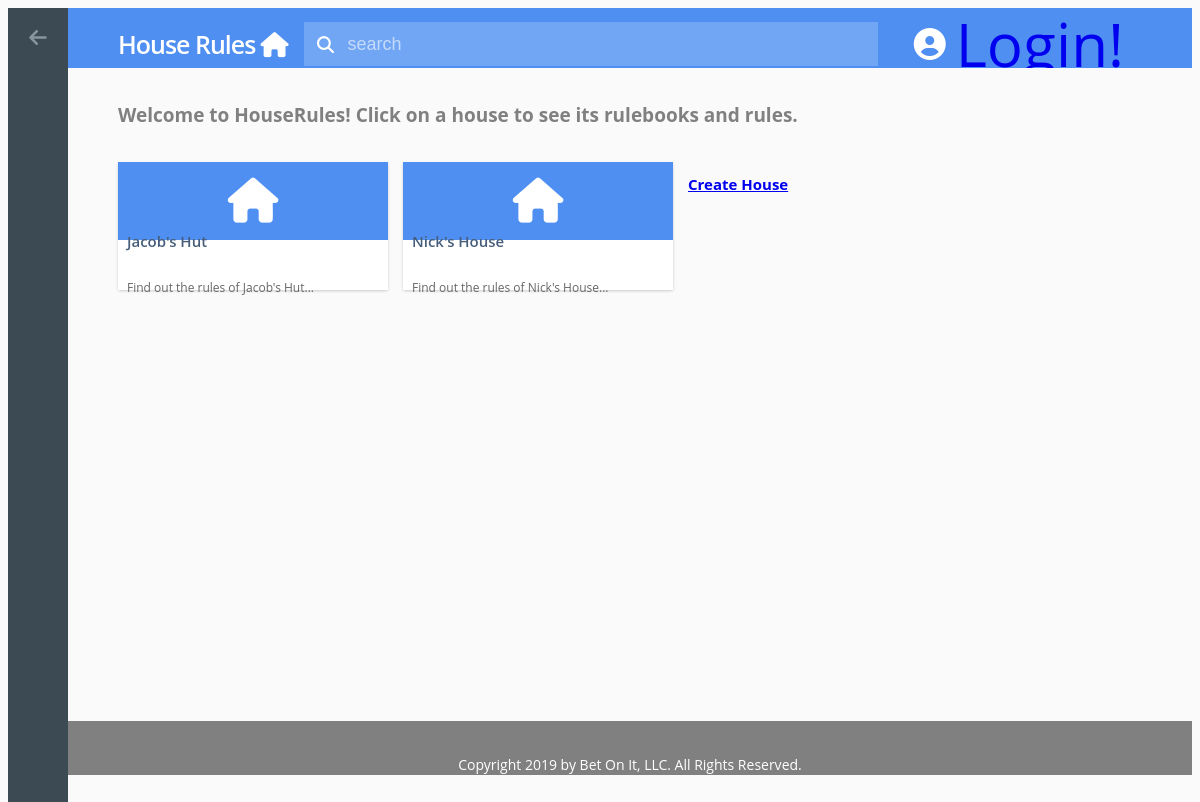
The app's page /, older data.
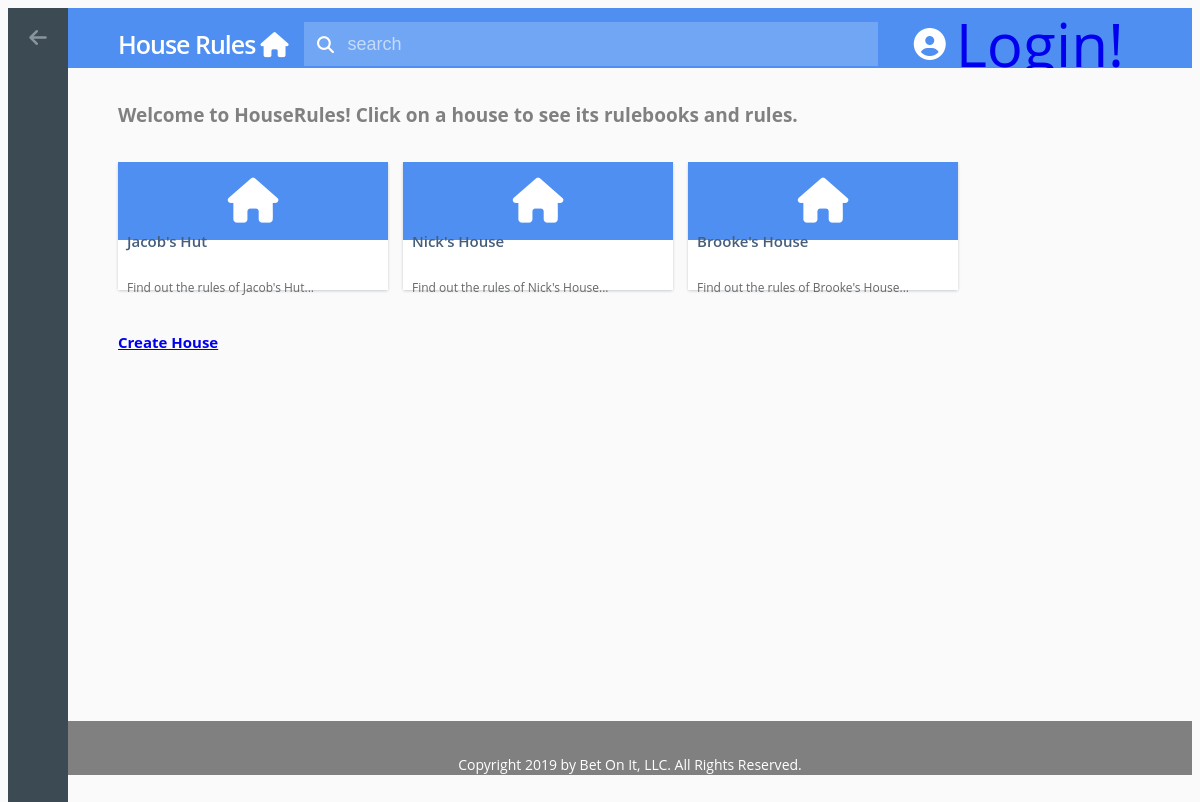
The same page, newer data.
### hr/models.py (models this page shows)
class House(models.Model):
	house_name = models.CharField(max_length=50)
	creator = models.ForeignKey(settings.AUTH_USER_MODEL, on_delete=models.CASCADE)
	def __str__(self):
		return self.house_name

### hr/views.py (the view)
# urls.py: path('', views.index),
def index(request):
	template = loader.get_template('hr/index.html')
	house_list = House.objects.all()
	context = {
		'house_list' : house_list,
	}
	return HttpResponse(template.render(context, request))

### hr/templates/hr/index.html
{% extends 'hr/base.html' %}
{%block content%}
<body>
	<div class="rules-items-controls">
		<h2>Welcome to HouseRules! Click on a house to see its rulebooks and rules.</h2>
	</div>
	<div class="rules-items-container">
		{% for house in house_list %}
		<a href = "/house/{{ house.id }}/" style="text-decoration:none">
			<div class="rules-item password-item" tabindex="0">
				<div class="rules-item-thumbnail">
					<i class="fas fa-home" aria-hidden="true"></i>
				</div>
				<div class="rules-item-info">
					<h3 class="rules-item-name">{{ house.house_name }}</h3>
					<h4 class="rules-item-summary">Find out the rules of {{ house }}...</h4>
				</div>
			</div>
		</a>
		{% endfor %}
		<a href="/house/new">
			<h2>Create House</h2>
		</a>
	</div>
</body>
{%endblock%}

### hr/templates/hr/base.html (shortened to what this page needs)
{% load static %}
<!DOCTYPE html>
<head>
	{% block css_js %}
		<link rel="stylesheet" href="https://cdnjs.cloudflare.com/ajax/libs/meyer-reset/2.0/reset.min.css">
		<link rel = "stylesheet" type = "text/css" href = "{% static 'hr/house/style.css' %}"/>
	{% endblock %}
</head>
<body>
<main class="main-content">
	<div class="masthead">
		<div class="logo">
			<h1>House Rules<i class="fas fa-home logo-icon" aria-hidden="true"></i></h1>
		</div>
		<div class="rules-search">
			<form>
				<input type="search" class="search-input" placeholder="search" aria-label="search rules">
				<i class="fas fa-search search-icon" aria-hidden="true"></i>
			</form>
		</div>
		<div class="user-settings" tabindex="0" aria-label="User Settings">
			<div class="user-image">
				<i class="fas fa-user-circle" aria-hidden="true"></i>
			</div>
			{% if not user.is_authenticated %}
				<a class='logmein' href='/accounts/login'>Login!</a>
			{% endif %}
		</div>
	</div>
	{%block content%}
	{%endblock%}
<div id = "footer" align = "center">
      <p> Copyright 2019 by Bet On It, LLC.  All Rights Reserved. </p>
</div>
</main>
<nav class="sidebar">
	<button type = "button" onclick = "location.href='/'" class="collapse-btn menu-btn btn" aria-label="Expand Menu" title="Expand Menu">
            <i class="fas fa-arrow-left" aria-hidden="true"></i>
    </button>
</nav>
</body>

### hr/static/hr/house/style.css (style rules this page uses)
body { font-family: "Open Sans", Arial, sans-serif; display: flex; min-height: 100vh; background-color: #fafafa; position: relative; }
#footer { font-size: 14px; color: #ffffff; width: 100%; height: 16%; text-align: center; background: #808080; padding-top: 20px; padding-bottom: 20px; }
.main-content { display: flex; flex-direction: column; flex: 1; order: 1; text-decoration: none; }
.btn { font-size: inherit; font-weight: inherit; background: none; border: none; color: inherit; display: flex; justify-content: center; align-items: center; cursor: pointer; }
.masthead { display: flex; align-items: center; flex-basis: 6rem; position: -webkit-sticky; position: sticky; top: 0; background-color: #4e8ff1; color: #fff; padding: 0 5rem; }
.logo h1 { font-size: 2.5rem; font-weight: 600; letter-spacing: -0.1rem; white-space: nowrap; }
.logo-icon { position: relative; padding-left: 0.5rem; vertical-align: middle; bottom: 0.2rem; }
.rules-search { flex: 1 0 19.2rem; margin: 0 1.6rem; position: relative; }
.search-input { font-size: 1.8rem; font-weight: 400; height: 4.4rem; width: 98%; background-color: rgba(255, 255, 255, 0.2); color: #fff; caret-color: #fff; padding-left: 4.4rem; border: none; }
.search-input::placeholder { color: rgba(255, 255, 255, 0.6); }
.search-icon { font-size: 1.7rem; position: absolute; top: 2.2rem; left: 2.2rem; transform: translate(-50%, -50%); }
.user-settings { display: flex; align-items: center; font-weight: 400; line-height: 1.2; height: 100%; padding: 0 0.8rem; cursor: pointer; }
.logmein { font-color: #ffffff; text-decoration: none; font-size: 6rem; }
.user-image { font-size: 3.2rem; }
.rules-items-controls { display: flex; align-items: center; position: -webkit-sticky; position: sticky; top: 6rem; padding: 1.8rem 5rem; background-color: #fafafa; }
.rules-items-controls h2 { flex: 1; font-size: 1.9rem; font-weight: 700; color: #808080; }
.rules-items-container { display: flex; flex-wrap: wrap; align-content: flex-start; flex: 1; padding: 0 5rem 1.5rem; }
.rules-item { display: flex; flex-direction: column; flex-basis: 27rem; height: 12.8rem; margin-right: 1.5rem; margin-bottom: 3rem; border-radius: 0.2rem; box-shadow: 0 0.1rem 0.3rem rgba(0, 24, 48, 0.2); cursor: pointer; }
.rules-item-info { flex-basis: 5rem; display: flex; flex-direction: column; justify-content: center; background-color: #fff; padding: 0 0.9rem; line-height: 1.2; }
.rules-item-name { font-size: 1.5rem; font-weight: 600; color: #465e7b; text-decoration: none }
.rules-item-summary { font-size: 1.2rem; font-weight: 400; color: #666; }
.rules-item-thumbnail { display: flex; justify-content: center; align-items: center; flex: 1; font-size: 4.5rem; color: #fff; }
.password-item .rules-item-thumbnail { background-color: #4e8ff1; }
.sidebar { display: flex; flex-direction: column; flex: 0 0 6rem; position: -webkit-sticky; position: sticky; top: 0; height: 100vh; font-size: 20px; background-color: #3c4a54; color: #88959e; }
.menu-btn { height: 4rem; flex-shrink: 0; width: 100%; }
.collapse-btn { height: 6rem; }

Row changes from the older to the newer data that the page shows:
added House: house_name "Brooke's House"
